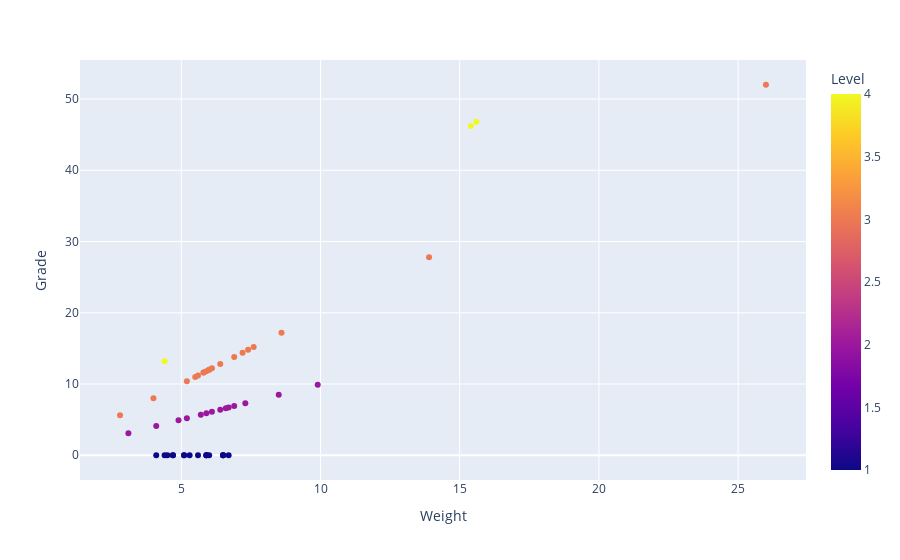

This figure's notebook cell:
### Code cell
import plotly.express as px

figX = px.scatter(datas, x="Weight", y="Grade", color="Level")
figX
glue("plotly_scattered", figX.get_subplot(), display=False)

### Figure 1 — Plotly figure (JSON) as saved in the notebook; plotly's stock layout.template omitted (floating-point values rounded to 4 significant figures)
{"data": [{"hovertemplate": "Weight=%{x}<br>Grade=%{y}<br>Level=%{marker.color}<extra></extra>", "legendgroup": "", "marker": {"color": [4, 4, 2, 2, 3, 1, 2, 1, 3, 4, 3, 3, 3, 3, 3, 2, 2, 3, 3, 1, 3, 3, 3, 2, 1, 1, 1, 3, 1, 3, 3, 1, 1, 2, 2, 1, 1, 1, 2, 1, 3, 1, 2, 1, 2, 2, 2, 2, 1, 1, 3, 3, 3], "coloraxis": "coloraxis", "symbol": "circle"}, "mode": "markers", "name": "", "orientation": "v", "showlegend": false, "type": "scatter", "x": [15.4, 15.6, 9.9, 6.9, 4, 4.1, 4.1, 6.5, 2.8, 4.4, 5.6, 7.4, 6.9, 7.2, 7.6, 3.1, 7.3, 13.9, 5.8, 5.3, 6, 5.5, 26, 4.9, 6, 5.1, 5.6, 6, 4.5, 5.8, 6.4, 4.7, 5.9, 6.1, 5.7, 6.5, 6.5, 4.7, 6.4, 6.7, 5.9, 4.4, 5.2, 5.1, 6.7, 5.9, 8.5, 6.6, 5.9, 5.9, 8.6, 6.1, 5.2], "xaxis": "x", "y": [46.2, 46.8, 9.9, 6.9, 8, 0, 4.1, 0, 5.6, 13.2, 11.2, 14.8, 13.8, 14.4, 15.2, 3.1, 7.3, 27.8, 11.6, 0, 12, 11, 52, 4.9, 0, 0, 0, 12, 0, 11.6, 12.8, 0, 0, 6.1, 5.7, 0, 0, 0, 6.4, 0, 11.8, 0, 5.2, 0, 6.7, 5.9, 8.5, 6.6, 0, 0, 17.2, 12.2, 10.4], "yaxis": "y"}], "layout": {"coloraxis": {"colorbar": {"title": {"text": "Level"}}, "colorscale": [[0, "#0d0887"], [0.1111, "#46039f"], [0.2222, "#7201a8"], [0.3333, "#9c179e"], [0.4444, "#bd3786"], [0.5556, "#d8576b"], [0.6667, "#ed7953"], [0.7778, "#fb9f3a"], [0.8889, "#fdca26"], [1, "#f0f921"]]}, "legend": {"tracegroupgap": 0}, "margin": {"t": 60}, "xaxis": {"anchor": "y", "domain": [0, 1], "title": {"text": "Weight"}}, "yaxis": {"anchor": "x", "domain": [0, 1], "title": {"text": "Grade"}}}}
